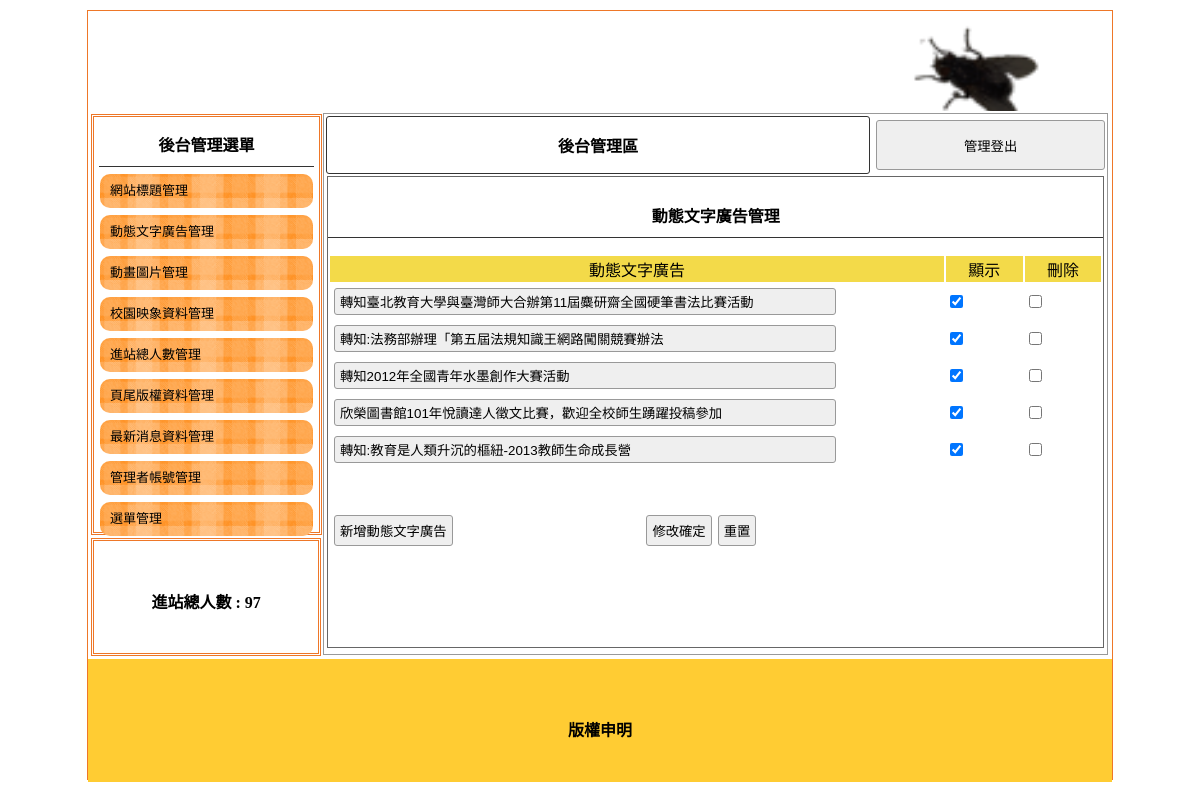
Screenshot of /backend.php?do=ad with the database file from the repository.
### tables this page shows
CREATE TABLE `home` (
  `id` int(10) UNSIGNED NOT NULL,
  `text` text NOT NULL,
  `img` text NOT NULL,
  `sh` int(11) NOT NULL
);

CREATE TABLE `total` (
  `id` int(10) UNSIGNED NOT NULL,
  `total` int(11) NOT NULL
);

CREATE TABLE `ad` (
  `id` int(10) UNSIGNED NOT NULL,
  `text` text NOT NULL,
  `sh` int(11) NOT NULL
);

CREATE TABLE `bottom` (
  `id` int(10) UNSIGNED NOT NULL,
  `text` text NOT NULL
);

### base.php (called while the page is built, shortened)
<?php
  class DB{
    private $dns="mysql:host=localhost;dbname=db01;charset=utf8",$table,$pdo,$root="root",$pw="";
    function __construct($table)
    {
      $this->table=$table;
      $this->pdo=new PDO($this->dns,$this->root,$this->pw);
    }
    function all(...$arg)
    {
      $sql = "SELECT * FROM $this->table ";
      if(isset($arg[0])){
        if(is_array($arg[0])){
          foreach ($arg[0] as $k => $v){
          $tmp[]=sprintf("`%s` = '%s'",$k,$v);
          }
          $sql = $sql . " WHERE " .implode(" && ",$tmp);
        }else{
          $sql = $sql . $arg[0];
        }
      }
      return $this->pdo->query($sql)->fetchAll();
    }
    function find($id)
    {
      $sql = "SELECT * FROM $this->table ";
        if(is_array($id)){
          foreach ($id as $k => $v){
          $tmp[]=sprintf("`%s` = '%s'",$k,$v);
          }
          $sql = $sql . " WHERE " .implode(" && ",$tmp);
        }else{
          $sql = $sql . " WHERE `id` = '$id'";
        }
      return $this->pdo->query($sql)->fetch(PDO::FETCH_ASSOC);
    }
  }
  $Home=new DB('home');
  $Ad=new DB('ad');
  $Total=new DB('total');
  $Bottom=new DB('bottom');

### back/ad.php (the view, shortened to what this page needs)
  <div style="width:99%; height:87%; margin:auto; overflow:auto; border:#666 1px solid;">
    <p class="t cent botli">動態文字廣告管理</p>
    <form method="post" action="api/manage.php">
      <table width="100%">
        <tbody>
          <tr class="yel">
            <td width="">動態文字廣告</td>
            <td width="10%">顯示</td>
            <td width="10%">刪除</td>
          </tr>
          <?php
            $rows=$Ad->all();
            foreach ($rows as $row){
              printf('<tr><td><input style="width:80%%;" type="text" name="text[]" value="%s"></td>',$row['text']);
              printf('<td><input type="checkbox" name="sh[]" value="%s" %s></td>' ,$row['id'],$row['sh']==1?'checked':'');
              printf('<td><input type="checkbox" name="del[]" value="%s"><input type="hidden" name="id[]" value="%s"></td></tr>' ,$row['id'],$row['id']);
            }
          ?>
        </tbody>
      </table>
      <table style="margin-top:40px; width:70%;">
        <tbody>
          <tr>
            <td width="200px"><input type="button" onclick="op('#cover','#cvr','../window/ad.php')" value="新增動態文字廣告"></td>
            <td class="cent"><input type="submit" value="修改確定"><input type="reset" value="重置"></td>
          </tr>
        </tbody>
      </table>
    </form>
  </div>
</div>

### backend.php (shortened to what this page needs)
<?php include_once 'base.php'?>
<!DOCTYPE html PUBLIC "-//W3C//DTD XHTML 1.0 Transitional//EN" "http://www.w3.org/TR/xhtml1/DTD/xhtml1-transitional.dtd">
<html xmlns="http://www.w3.org/1999/xhtml">
<head>
  <link href="./css.css" rel="stylesheet" type="text/css">
</head>
<body>
  <div id="main">
    <a title="" href="index.php">
      <div class="ti" style="background:url('./icon/<?=$Home->all(['sh'=>1])[0]['img']?>'); background-size:cover;"></div>
    </a>
    <div id="ms">
      <div id="lf" style="float:left;">
        <div id="menuput" class="dbor">
          <span class="t botli">後台管理選單</span>
          <a style="color:#000; font-size:13px; text-decoration:none;" href="?do=home">
            <div class="mainmu">
              網站標題管理 </div>
          </a>
          <a style="color:#000; font-size:13px; text-decoration:none;" href="?do=ad">
            <div class="mainmu">
              動態文字廣告管理 </div>
          </a>
          <a style="color:#000; font-size:13px; text-decoration:none;" href="?do=mvim">
            <div class="mainmu">
              動畫圖片管理 </div>
          </a>
          <a style="color:#000; font-size:13px; text-decoration:none;" href="?do=image">
            <div class="mainmu">
              校園映象資料管理 </div>
          </a>
          <a style="color:#000; font-size:13px; text-decoration:none;" href="?do=total">
            <div class="mainmu">
              進站總人數管理 </div>
          </a>
          <a style="color:#000; font-size:13px; text-decoration:none;" href="?do=bottom">
            <div class="mainmu">
              頁尾版權資料管理 </div>
          </a>
          <a style="color:#000; font-size:13px; text-decoration:none;" href="?do=news">
            <div class="mainmu">
              最新消息資料管理 </div>
          </a>
          <a style="color:#000; font-size:13px; text-decoration:none;" href="?do=admin">
            <div class="mainmu">
              管理者帳號管理 </div>
          </a>
          <a style="color:#000; font-size:13px; text-decoration:none;" href="?do=menu">
            <div class="mainmu">
              選單管理 </div>
          </a>
        </div>
        <div class="dbor" style="margin:3px; width:95%; height:20%; line-height:100px;">
          <span class="t">進站總人數 :
          <?=$Total->find(1)['total']?> </span>
        </div>
      </div>
      <div class="di" style="height:540px; border:#999 1px solid; width:76.5%; margin:2px 0px 0px 0px; float:left; position:relative; left:20px;">
        <table width="100%">
          <tbody>
            <tr>
              <td style="width:70%;font-weight:800; border:#333 1px solid; border-radius:3px;" class="cent"><a href="?do=admin" style="color:#000; text-decoration:none;">後台管理區</a></td>
              <td><button onclick="location.replace('index.php?do=login')" style="width:99%; margin-right:2px; height:50px;">管理登出</button></td>
            </tr>
          </tbody>
        </table>
        <?php
        $do=$_GET['do']??'home';
        $file="back/$do.php";
        include_once file_exists($file)?$file:'back/home.php';
        ?>
    </div>
    <div style="width:1024px; left:0px; position:relative; background:#FC3; margin-top:4px; height:123px; display:block;">
      <span class="t" style="line-height:123px;"><?=$Bottom->find(1)['text']?></span>
    </div>
  </div>
</body>
</html>

### css.css (style rules this page uses)
body { padding:0px; margin:0px; }
#main { width:1024px; height:768px; margin:10px auto 10px auto; border:#EE7728 1px solid; position:relative; }
.ti { width:100%; height:100px; position:relative; background-size:cover; background-repeat:no-repeat; }
.dbor { border:#EE7728 double 3px; margin:1px; padding:2px 10px 2px 10px; }
.t { font-weight:800; display:block; text-align:center; padding:10px 1px 10px 1px; }
.botli { border-bottom:#333 1px solid; }
.mainmu { position:relative; border-radius:10px; background:url(icon/menu.fw.png) center no-repeat; background-size:cover; line-height:30px; padding:2px 10px 2px 10px; margin:7px 1px 7px 1px; }
#lf { height:540px; width:21%; display:inline-block; }
#menuput { width:100%; height:75%; position:relative; padding:5px; display:block; margin: 3px; }
.di { display:inline-block; }
.cent { text-align:center; }
input,button { border:#999 1px solid; border-radius:3px; background:#EFEFEF; padding:5px; margin:3px; }
input[type=text],input[type=password] { width:150px; }
.yel td { background:#F3DA49; text-align:center; }

### rows the page displays
home: img (picture)
total: total "97"
ad: text "轉知臺北教育大學與臺灣師大合辦第11屆麋研齋全國硬筆書法比賽活動"
ad: text "轉知:法務部辦理「第五屆法規知識王網路闖關競賽辦法"
ad: text "轉知2012年全國青年水墨創作大賽活動"
ad: text "欣榮圖書館101年悅讀達人徵文比賽，歡迎全校師生踴躍投稿參加"
ad: text "轉知:教育是人類升沉的樞紐-2013教師生命成長營"
bottom: text "版權申明"
